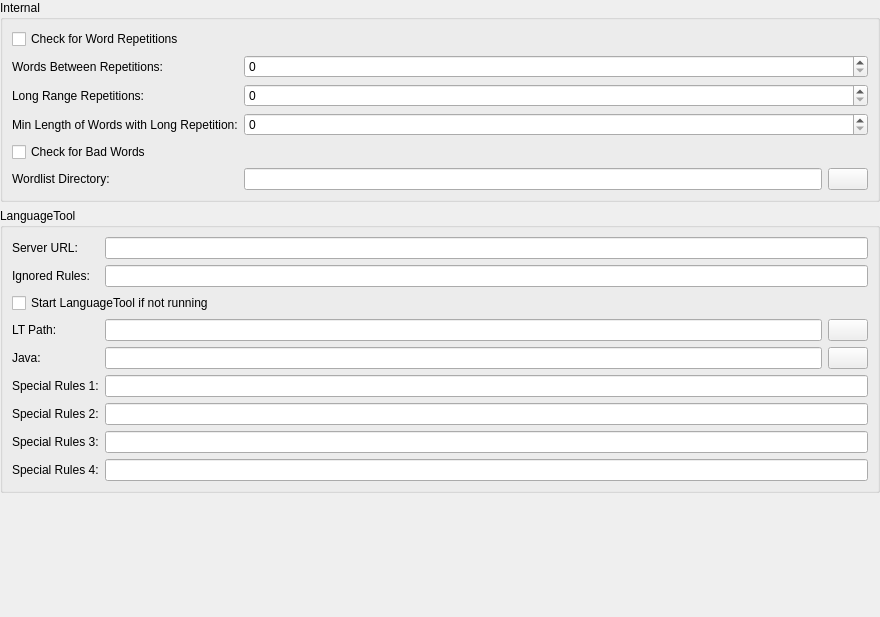
         <widget class="QWidget" name="scrollAreaWidgetContents_3">
          <property name="geometry">
           <rect>
            <x>0</x>
            <y>0</y>
            <width>880</width>
            <height>617</height>
           </rect>
          </property>
          <layout class="QVBoxLayout" name="verticalLayout_9">
           <property name="leftMargin">
            <number>0</number>
           </property>
           <property name="topMargin">
            <number>0</number>
           </property>
           <property name="rightMargin">
            <number>0</number>
           </property>
           <item>
            <widget class="QGroupBox" name="groupBox_13">
             <property name="title">
              <string>Internal</string>
             </property>
             <layout class="QGridLayout" name="gridLayout_8">
              <item row="0" column="0" colspan="3">
               <widget class="QCheckBox" name="checkBoxGrammarRepetitionCheck">
                <property name="toolTip">
                 <string>Words repeated within a paragraph will be highlighted.</string>
                </property>
                <property name="text">
                 <string>Check for Word Repetitions</string>
                </property>
               </widget>
              </item>
              <item row="1" column="0">
               <widget class="QLabel" name="label_47">
                <property name="text">
                 <string>Words Between Repetitions:</string>
                </property>
                <property name="advancedOption" stdset="0">
                 <bool>true</bool>
                </property>
               </widget>
              </item>
              <item row="1" column="1" colspan="2">
               <widget class="QSpinBox" name="spinBoxGrammarRepetitionDistance">
                <property name="toolTip">
                 <string>Equal words are marked as repetition if there are no more than this number of words between them.</string>
                </property>
                <property name="advancedOption" stdset="0">
                 <bool>true</bool>
                </property>
               </widget>
              </item>
              <item row="2" column="1" colspan="2">
               <widget class="QSpinBox" name="spinBoxGrammarLongRangeRepetition">
                <property name="toolTip">
                 <string>Equal, longer words are marked as long range repetition if there are no more than this number of words between them.</string>
                </property>
                <property name="advancedOption" stdset="0">
                 <bool>true</bool>
                </property>
               </widget>
              </item>
              <item row="3" column="1" colspan="2">
               <widget class="QSpinBox" name="spinBoxGrammarLongRangeRepetitionMinLength">
                <property name="toolTip">
                 <string>Only words with have this length are checked for long range repetitions.</string>
                </property>
                <property name="advancedOption" stdset="0">
                 <bool>true</bool>
                </property>
               </widget>
              </item>
              <item row="2" column="0">
               <widget class="QLabel" name="label_54">
                <property name="text">
                 <string>Long Range Repetitions:</string>
                </property>
                <property name="advancedOption" stdset="0">
                 <bool>true</bool>
                </property>
               </widget>
              </item>
              <item row="3" column="0">
               <widget class="QLabel" name="label_55">
                <property name="text">
                 <string>Min Length of Words with Long Repetition:</string>
                </property>
                <property name="advancedOption" stdset="0">
                 <bool>true</bool>
                </property>
               </widget>
              </item>
              <item row="5" column="0">
               <widget class="QLabel" name="label_48">
                <property name="text">
                 <string>Wordlist Directory:</string>
                </property>
               </widget>
              </item>
              <item row="4" column="0">
               <widget class="QCheckBox" name="checkBoxGrammarBadWordCheck">
                <property name="toolTip">
                 <string>Certain informal or weak words will be highlighted.</string>
                </property>
                <property name="text">
                 <string>Check for Bad Words</string>
                </property>
               </widget>
              </item>
              <item row="5" column="1">
               <widget class="QLineEdit" name="lineEditGrammarWordlists">
                <property name="toolTip">
                 <string>Directory containing the lists which words are &quot;bad&quot; or may be repeated.</string>
                </property>
               </widget>
              </item>
              <item row="5" column="2">
               <widget class="QPushButton" name="pushButtonGrammarWordlists">
                <property name="sizePolicy">
                 <sizepolicy hsizetype="Maximum" vsizetype="Fixed">
                  <horstretch>0</horstretch>
                  <verstretch>0</verstretch>
                 </sizepolicy>
                </property>
                <property name="text">
                 <string/>
                </property>
                <property name="icon">
                 <iconset resource="texstudio.qrc">
                  <normaloff>:/classic/images/classic/fileopen.png</normaloff>:/classic/images/classic/fileopen.png</iconset>
                </property>
               </widget>
              </item>
             </layout>
            </widget>
           </item>
           <item>
            <widget class="QGroupBox" name="groupBox_14">
             <property name="title">
              <string>LanguageTool</string>
             </property>
             <layout class="QGridLayout" name="gridLayout_9">
              <item row="0" column="0">
               <widget class="QLabel" name="label_44">
                <property name="text">
                 <string>Server URL: </string>
                </property>
               </widget>
              </item>
              <item row="0" column="1" colspan="2">
               <widget class="QLineEdit" name="lineEditGrammarLTUrl">
                <property name="toolTip">
                 <string>Url to connect to LanguageTool. </string>
                </property>
               </widget>
              </item>
              <item row="3" column="0" colspan="3">
               <widget class="QCheckBox" name="checkBoxGrammarLTAutorun">
                <property name="text">
                 <string>Start LanguageTool if not running</string>
                </property>
               </widget>
              </item>
              <item row="4" column="0">
               <widget class="QLabel" name="label_45">
                <property name="text">
                 <string>LT Path:</string>
                </property>
               </widget>
              </item>
              <item row="4" column="1">
               <widget class="QLineEdit" name="lineEditGrammarLTPath">
                <property name="toolTip">
                 <string>Path containing the LanguageTool java archive.</string>
                </property>
               </widget>
              </item>
              <item row="4" column="2">
               <widget class="QPushButton" name="pushButtonGrammarLTPath">
                <property name="sizePolicy">
                 <sizepolicy hsizetype="Maximum" vsizetype="Fixed">
                  <horstretch>0</horstretch>
                  <verstretch>0</verstretch>
                 </sizepolicy>
                </property>
                <property name="text">
                 <string/>
                </property>
                <property name="icon">
                 <iconset resource="texstudio.qrc">
                  <normaloff>:/classic/images/classic/fileopen.png</normaloff>:/classic/images/classic/fileopen.png</iconset>
                </property>
               </widget>
              </item>
              <item row="1" column="0">
               <widget class="QLabel" name="label_46">
                <property name="text">
                 <string>Ignored Rules:</string>
                </property>
               </widget>
              </item>
              <item row="1" column="1" colspan="2">
               <widget class="QLineEdit" name="lineEditGrammarLTIgnoredRules">
                <property name="toolTip">
                 <string>Comma separated list of LanguageTool rules which will not be highlighted as errors.</string>
                </property>
               </widget>
              </item>
              <item row="5" column="0">
               <widget class="QLabel" name="label_49">
                <property name="text">
                 <string>Java:</string>
                </property>
               </widget>
              </item>
              <item row="5" column="1">
               <widget class="QLineEdit" name="lineEditGrammarLTJava">
                <property name="toolTip">
                 <string>Java executable, used to start LanguageTool, if it is not running.</string>
                </property>
               </widget>
              </item>
              <item row="5" column="2">
               <widget class="QPushButton" name="pushButtonGrammarLTJava">
                <property name="sizePolicy">
                 <sizepolicy hsizetype="Maximum" vsizetype="Fixed">
                  <horstretch>0</horstretch>
                  <verstretch>0</verstretch>
                 </sizepolicy>
                </property>
                <property name="text">
                 <string/>
                </property>
                <property name="icon">
                 <iconset resource="texstudio.qrc">
                  <normaloff>:/classic/images/classic/fileopen.png</normaloff>:/classic/images/classic/fileopen.png</iconset>
                </property>
               </widget>
              </item>
              <item row="6" column="1" colspan="2">
               <widget class="QLineEdit" name="lineEditGrammarSpecialRules1">
                <property name="toolTip">
                 <string>Comma separated list of LanguageTool rules which will highlighted in a special format.</string>
                </property>
                <property name="advancedOption" stdset="0">
                 <bool>true</bool>
                </property>
               </widget>
              </item>
              <item row="7" column="1" colspan="2">
               <widget class="QLineEdit" name="lineEditGrammarSpecialRules2">
                <property name="toolTip">
                 <string>Comma separated list of LanguageTool rules which will highlighted in a special format.</string>
                </property>
                <property name="advancedOption" stdset="0">
                 <bool>true</bool>
                </property>
               </widget>
              </item>
              <item row="9" column="1" colspan="2">
               <widget class="QLineEdit" name="lineEditGrammarSpecialRules4">
                <property name="toolTip">
                 <string>Comma separated list of LanguageTool rules which will highlighted in a special format.</string>
                </property>
                <property name="advancedOption" stdset="0">
                 <bool>true</bool>
                </property>
               </widget>
              </item>
              <item row="8" column="1" colspan="2">
               <widget class="QLineEdit" name="lineEditGrammarSpecialRules3">
                <property name="toolTip">
                 <string>Comma separated list of LanguageTool rules which will highlighted in a special format.</string>
                </property>
                <property name="advancedOption" stdset="0">
                 <bool>true</bool>
                </property>
               </widget>
              </item>
              <item row="7" column="0">
               <widget class="QLabel" name="label_50">
                <property name="text">
                 <string>Special Rules 2:</string>
                </property>
                <property name="advancedOption" stdset="0">
                 <bool>true</bool>
                </property>
               </widget>
              </item>
              <item row="6" column="0">
               <widget class="QLabel" name="label_51">
                <property name="text">
                 <string>Special Rules 1:</string>
                </property>
                <property name="advancedOption" stdset="0">
                 <bool>true</bool>
                </property>
               </widget>
              </item>
              <item row="8" column="0">
               <widget class="QLabel" name="label_52">
                <property name="text">
                 <string>Special Rules 3:</string>
                </property>
                <property name="advancedOption" stdset="0">
                 <bool>true</bool>
                </property>
               </widget>
              </item>
              <item row="9" column="0">
               <widget class="QLabel" name="label_53">
                <property name="text">
                 <string>Special Rules 4:</string>
                </property>
                <property name="advancedOption" stdset="0">
                 <bool>true</bool>
                </property>
               </widget>
              </item>
             </layout>
            </widget>
           </item>
           <item>
            <spacer name="verticalSpacer_4">
             <property name="orientation">
              <enum>Qt::Vertical</enum>
             </property>
             <property name="sizeHint" stdset="0">
              <size>
               <width>20</width>
               <height>40</height>
              </size>
             </property>
            </spacer>
           </item>
          </layout>
         </widget>
